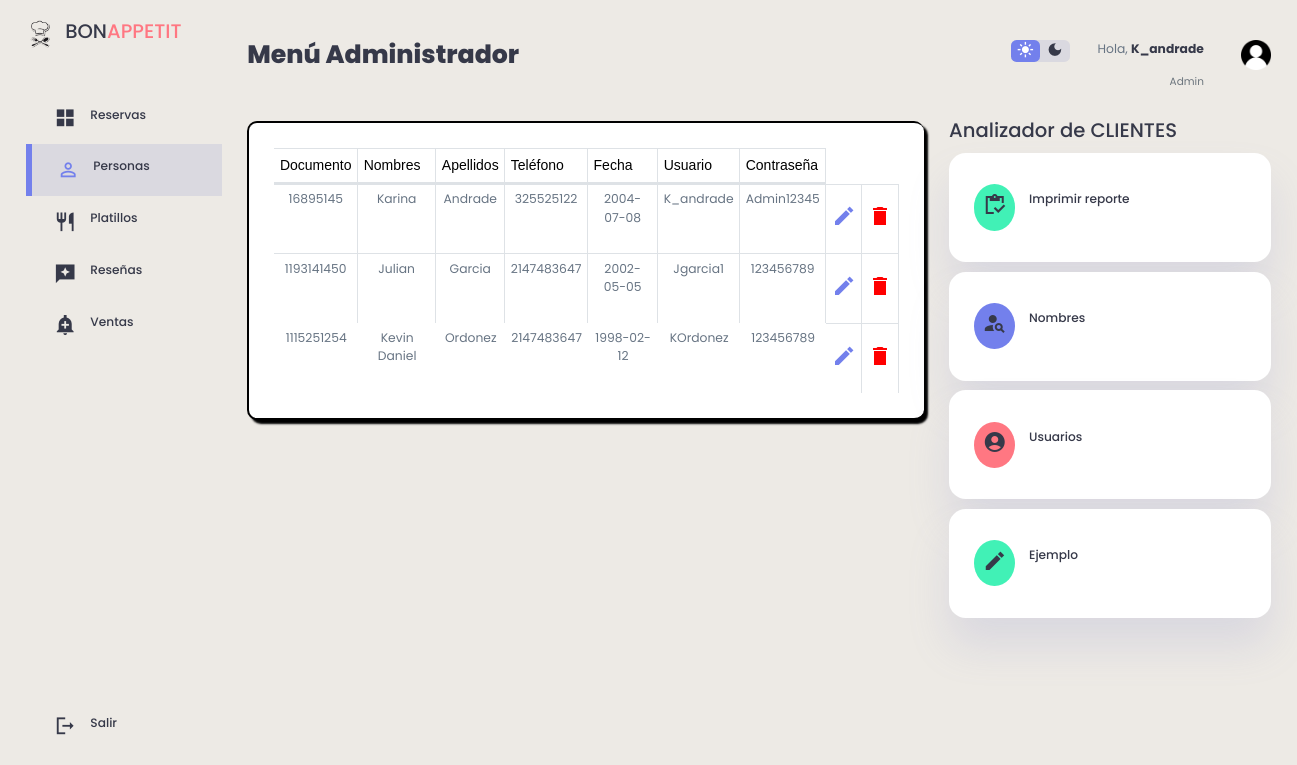
/clientes/clientes.php (signed in), run on an earlier commit of the app's database.
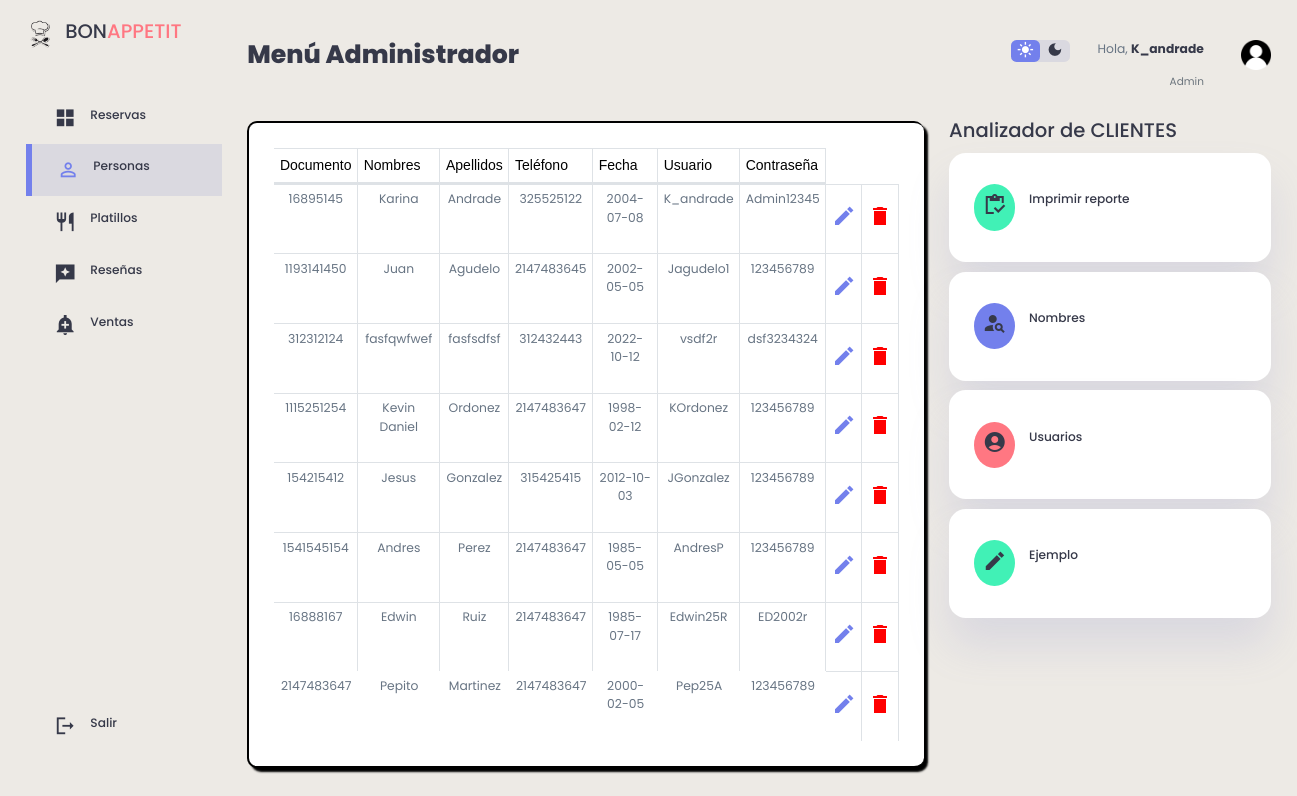
And on a later commit of the database.
### tables this page shows
CREATE TABLE `clientes` (
  `id_cliente` int(11) NOT NULL AUTO_INCREMENT,
  `Documento` int(11) NOT NULL,
  `Nombres` varchar(150) DEFAULT NULL,
  `Apellidos` varchar(150) DEFAULT NULL,
  `Correo_Electronico` varchar(300) NOT NULL,
  `Celular` int(11) NOT NULL,
  `Fecha` date DEFAULT NULL,
  `Usuario` varchar(50) DEFAULT NULL,
  `Contrasena` varchar(150) DEFAULT NULL,
  `Foto` longblob DEFAULT NULL,
  `id_rol` int(11) NOT NULL DEFAULT 2,
  PRIMARY KEY (`id_cliente`),
  KEY `id_rol` (`id_rol`),
  CONSTRAINT `clientes_ibfk_1` FOREIGN KEY (`id_rol`) REFERENCES `roles` (`id_rol`)
);

### clientes/clientes.php (the view, shortened to what the changed rows need)
<?php
    include("../db/conexion.php");
    $datos= "SELECT * FROM clientes";
?>
<!DOCTYPE html>
<html lang="en">
<head>
    <link rel="stylesheet" href="https://cdnjs.cloudflare.com/ajax/libs/twitter-bootstrap/4.1.3/css/bootstrap.css">
    <link rel="stylesheet" href="https://cdn.datatables.net/1.10.20/css/dataTables.bootstrap4.min.css">
    <link rel="stylesheet"a href="../clientes/stylec.css">
</head>
<body>
<div class="content">
<div class="container1">
    <aside>
        <div class="top1">
            <div class="logo">
                <h2>BON<span class="danger">APPETIT</span></h2>
            </div>
        </div>
    </aside>
    <main>
    <h1>Menú Administrador</h1>
        <br>
        <div class="recent-orders">
            <table id="tablax" border="0" cellspacing="5" cellpadding="5" class="table table-striped table-bordered" style="width:100%">
                <div class="container2" style="margin-top: 10px;padding: 5px">
                <thead>
                            <tr>
                                <td> <font face="Arial">Documento</font> </td>
                                <td> <font face="Arial">Nombres</font> </td>
                                <td> <font face="Arial">Apellidos</font> </td>
                                <td> <font face="Arial">Teléfono</font> </td>
                                <td> <font face="Arial">Fecha</font> </td>
                                <td> <font face="Arial">Usuario</font> </td>
                                <td> <font face="Arial">Contraseña</font> </td>
                            </tr>
                </thead>
                </div>
                <tbody>
                    <?php foreach ($conexion -> query($datos) as $row) {
                        ?>
                                <tr>
                                    <td><p><?php echo $row['Documento'] ?></p></td>
                                    <td><p><?php echo $row['Nombres'] ?></p></td>
                                    <td><p><?php echo $row['Apellidos'] ?></p></td>
                                    <td><p><?php echo $row['Celular'] ?></p></td>
                                    <td><p><?php echo $row['Fecha'] ?></p></td>
                                    <td><p><?php echo $row['Usuario'] ?></p></td>
                                    <td><p><?php echo $row['Contrasena'] ?></p></td>
                                    <th><a href="actualizar.php?Documento=<?php echo $row['Documento']?>"> <span class="material-icons-sharp">edit</span> </a></th>
                                    <th><a href="delete.php?Documento=<?php echo $row['Documento']?>"> <span class="material-icons-sharp" style="color: red;">delete</span> </a></th>
                                </tr>
                        <?php
                        }
                        ?>
                </tbody>
            </table>
        </div>
    </main>
    <div class="right">
        <div class="sales-analytics">
            <h2>Analizador de CLIENTES</h2>
        </div>
    </div>
</div>
</div>
</body>
</html>

What changed in the data, as far as the page shows it:
changed clientes: Nombres "Julian" → "Juan"; Apellidos "Garcia" → "Agudelo"; Celular "2147483647" → "2147483645"; Usuario "Jgarcia1" → "Jagudelo1"
added clientes: Documento "312312124", Nombres "fasfqwfwef", Apellidos "fasfsdfsf", Celular "312432443", Fecha "2022-10-12", Usuario "vsdf2r", Contrasena "dsf3234324"
added clientes: Documento "154215412", Nombres "Jesus", Apellidos "Gonzalez", Celular "315425415", Fecha "2012-10-03", Usuario "JGonzalez", Contrasena "123456789"
added clientes: Documento "1541545154", Nombres "Andres", Apellidos "Perez", Celular "2147483647", Fecha "1985-05-05", Usuario "AndresP", Contrasena "123456789"
added clientes: Documento "16888167", Nombres "Edwin", Apellidos "Ruiz", Celular "2147483647", Fecha "1985-07-17", Usuario "Edwin25R", Contrasena "ED2002r"
added clientes: Documento "2147483647", Nombres "Pepito", Apellidos "Martinez", Celular "2147483647", Fecha "2000-02-05", Usuario "Pep25A", Contrasena "123456789"
